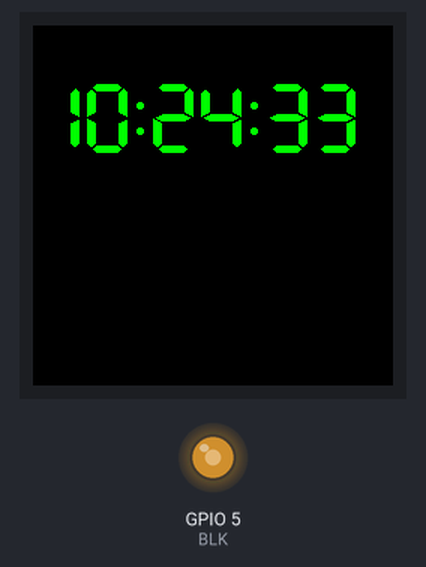
A program run on a simulated ESP8266 (NodeMCU). Shown: 240×240 colour display, output pins drawn as LEDs (lit = HIGH). WiFi joins after 1.5 s; servers stay silent unless stated; network time is answered at once with the bench clock; the local clock reads 2024-03-15 10:24:30 at power-on unless the program sets it; what the program prints to the serial monitor is not drawn.

Above: at 3.1 s.
At 7.1 s:
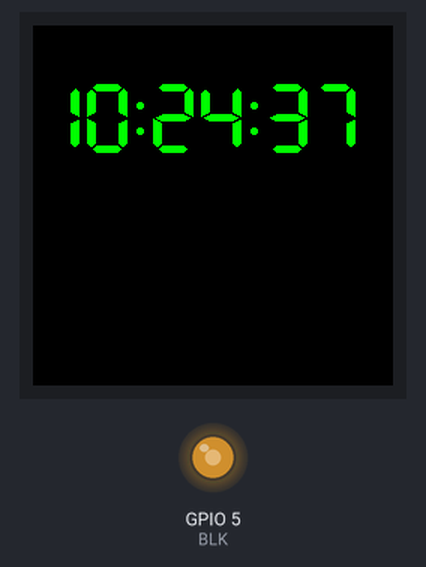
At 11.1 s:
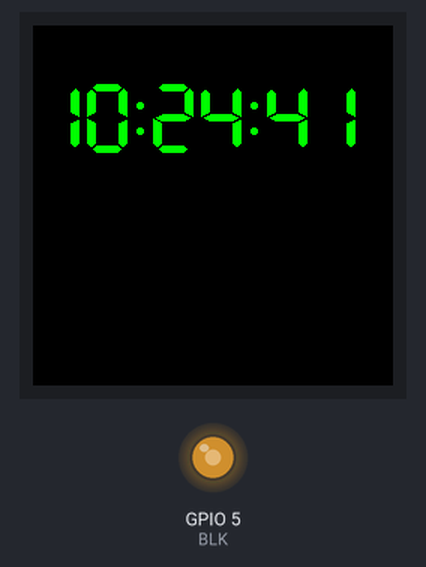
At 19.1 s:
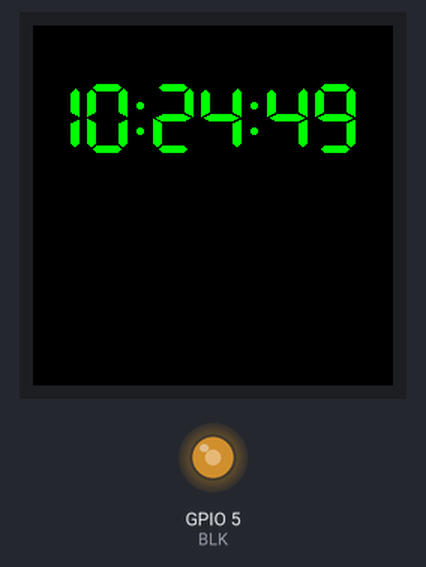
At 28.1 s:
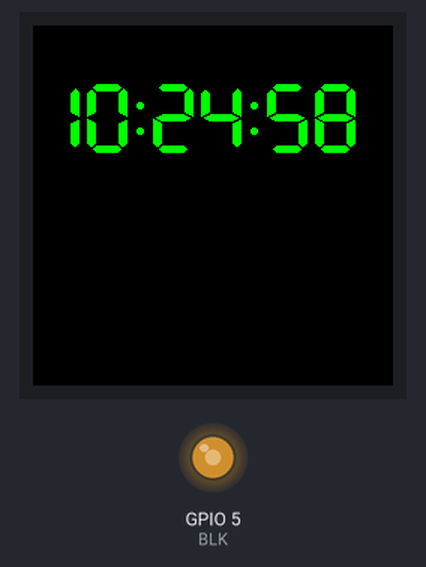
At 37.1 s:
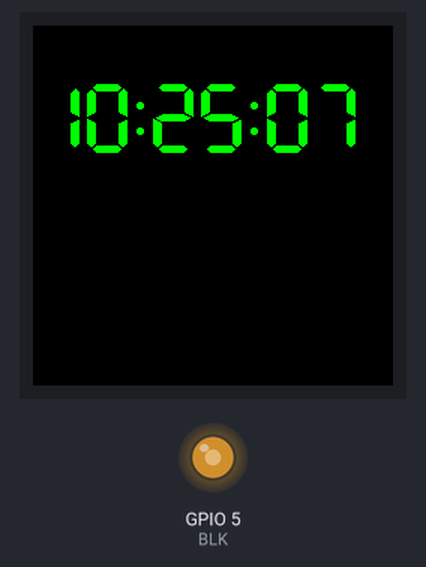

The program:

main.cpp
```cpp
#include <Arduino.h>

#include "M_Config.h"
#include "NTP/NTP.h"
#include "HeFeng/HeFengAPI.h"
#include "XinZhi/XinZhiAPI.h"
#include "LCD/Lcd.h"

#ifdef ESP8266
#include <ESP8266WiFi.h>
#elif ESP32
#include <WiFi.h>
#endif

/*全局变量声明区*/

/*实例化对象区*/

/*函数声明区*/

/*自定义函数区*/
void Connect_Wifi()
{
  WiFi.hostname(DeviceName);
  WiFi.mode(WIFI_STA);
  WiFi.begin(ssid, password);
  int flag = 0;
  while (WiFi.status() != WL_CONNECTED)
  {
    Loading();
    delay(1000);
    flag++;
    Serial.print(flag);
    if (flag > 10)
    {
      Serial.println("WiFi Connection Failed");
      ESP.restart(); //  重启
    }
  }

  Serial.println(F(""));
  Serial.println(F("WiFi Connected!"));
  Serial.print("IP:");
  Serial.println(WiFi.localIP());
}

void setup()
{
  Serial.begin(115200);
  TFT_Init();
  Connect_Wifi();
  NTP_Init();
}

void loop()
{
  // NTP_Time();
  Update_Current_Time();
  // XinZhi_test();
  // delay(3000);
}
```

HeFengAPI.cpp
```cpp
/*
 * 功能：通过和风天气API获取天气信息
 * 问题1：返回的JSON数据是Gzip压缩过的，暂未找到合适的解压方法
 */
#include <Arduino.h>
#include <ESP8266HTTPClient.h>
#include <WiFiClientSecureBearSSL.h>

String location = "101200101";                   // 城市ID，武汉市
String key = "9a15fc50a5414cb4b1615d49d390030a"; // 个人私钥

// 请求实时天气信息
void HeFeng_test()
{
    std::unique_ptr<BearSSL::WiFiClientSecure> client(new BearSSL::WiFiClientSecure);
    client->setInsecure(); // 不进行服务器身份认证
    HTTPClient https;

    String URL = "https://devapi.qweather.com/v7/weather/now?location=" + location + "&key=" + key + "&gzip=n";
    Serial.print("请求实时天气URL：");
    Serial.println(URL);

    if (https.begin(*client, URL))
    {
        // start connection and send HTTP header
        int httpCode = https.GET();
        // httpCode will be negative on error
        if (httpCode > 0)
        {
            // HTTP header has been send and Server response header has been handled
            Serial.printf("[HTTPS] GET... code: %d\n", httpCode);
            if (httpCode == HTTP_CODE_OK || httpCode == HTTP_CODE_MOVED_PERMANENTLY)
            {
                String payload = https.getString();
                Serial.println(payload);
                // 开始JSON数据解析
            }
        }
        else
        {
            Serial.printf("[HTTPS] GET... failed, error: %s\n", https.errorToString(httpCode).c_str());
        }
        https.end();
    }
    else
    {
        Serial.printf("[HTTPS] Unable to connect\n");
    }
}
```

HeFengAPI.h
```cpp
#pragma once
void HeFeng_test();
```

NTP.cpp
```cpp
/*
 * NTP授时
 */
#include "NTP/NTP.h"
#include <WiFiUdp.h>
#include <NTPClient.h>

const long utcOffsetInSeconds = 28800; // 时区偏移量（以秒为单位），3600*8，偏移8个小时
WiFiUDP ntpUDP;
NTPClient timeClient(ntpUDP, "pool.ntp.org", utcOffsetInSeconds);

// 启动NTP服务器
void NTP_Init()
{
    timeClient.begin();
}

// 获取当前时间
void GetCurrentTime(TIME &time)
{
    static unsigned long previousMillis;
    unsigned long CurrentMillis = millis();
    if (CurrentMillis - previousMillis >= 500) // 0.5s更新一次时间
    {
        previousMillis = millis();
        timeClient.update(); // 更新NTP时间
    }
    uint64_t epochTime = timeClient.getEpochTime(); // 获取当前NTP时间
    struct tm *currentTime = gmtime((time_t *)&epochTime);

    time.year = currentTime->tm_year + 1900; // 存储的是自 1900 年以来经过的年数，因此需要加上 1900 才能得到当前年份
    time.month = currentTime->tm_mon + 1;    // 由于 tm_mon 变量存储的是从 0 开始计数的月份数，因此需要加上 1 才能得到当前月份。
    time.day = currentTime->tm_mday;         // 日
    time.hour = currentTime->tm_hour;        // 时
    time.minute = currentTime->tm_min;       // 分
    time.second = currentTime->tm_sec;       // 秒
}
```

NTP.h
```cpp
#pragma once
#include <Arduino.h>

typedef struct
{
    uint16_t year;
    uint8_t month;
    uint8_t day;
    uint8_t hour;
    uint8_t minute;
    uint8_t second;
} TIME;

void NTP_Init();
void GetCurrentTime(TIME &time); // 通过NTP服务器获取当前时间
```

XinZhiAPI.cpp
```cpp
/*
 * 功能：心知天气API请求
 */
#include <ESP8266WiFi.h>
#include "XinZhi/XinZhiAPI.h"

const char *host = "api.seniverse.com"; // 将要连接的服务器地址
const int httpPort = 80;                // 将要连接的服务器端口

// 心知天气HTTP请求所需信息
String reqUserKey = "SkybHM6Aah0aqwb4_"; // 私钥
String reqLocation = "Wuhan";            // 城市
String reqUnit = "c";                    // 摄氏/华氏

// 建立心知天气API当前天气请求资源地址
String URL()
{
    String reqRes = "/v3/weather/now.json?key=" + reqUserKey +
                    +"&location=" + reqLocation +
                    "&language=en&unit=" + reqUnit;
    return reqRes;
}

// 向心知天气服务器服务器请求信息
void WeatherNow()
{
    WiFiClient client;
    // 建立http请求信息
    String httpRequest = String("GET ") + URL() + " HTTP/1.1\r\n" +
                         "Host: " + host + "\r\n" +
                         "Connection: close\r\n\r\n";
    Serial.println("");
    Serial.print("Connecting to ");
    Serial.print(host);

    // 尝试连接服务器
    if (client.connect(host, 80))
    {
        Serial.println(" Success!");

        // 向服务器发送http请求信息
        client.print(httpRequest);
        Serial.println("Sending request: ");
        Serial.println(httpRequest);

        // 获取并显示服务器响应状态行
        String status_response = client.readStringUntil('\n');
        Serial.print("status_response: ");
        Serial.println(status_response);

        // 使用find跳过HTTP响应头
        if (client.find("\r\n\r\n"))
        {
            Serial.println("Found Header End. Start Parsing.");
        }

        // 利用ArduinoJson库解析心知天气响应信息
        String serverJson = client.readString();
        Serial.println(serverJson);
        // parseInfo(client);
    }
    else
    {
        Serial.println(" connection failed!");
    }
    // 断开客户端与服务器连接工作
    client.stop();
}
```

XinZhiAPI.h
```cpp
#pragma once

void httpRequest();
```

M_Config.h
```cpp
#pragma once

#define BLK 5 // 亮度控制引脚

const char *DeviceName = "M-Clock";
const char *ssid = "613专属";
const char *password = "613613613";
```

Lcd.cpp
```cpp
#include <TFT_eSPI.h>
#include "NTP/NTP.h"
#include "KaiTI_30.h" // 自定义字体

#define BLK 5         // 屏幕亮度控制引脚
#define TFT_Light 150 // 调节屏幕亮度，0最亮，255最暗
TIME Current_Time;    // 结构体，存储当前NTP时间

TFT_eSPI tft = TFT_eSPI(); // 创建TFT对象
TFT_eSprite clk = TFT_eSprite(&tft);

String num2str(uint16_t num);
uint8_t Zeller_Week();
void Update_Current_Time();

void TFT_Init()
{
    tft.init();                // 初始化
    tft.fillScreen(TFT_BLACK); // 设置屏幕背景颜色
    analogWrite(BLK, TFT_Light);
}

// 数字转化为字符串，将时间以两位数显示
String num2str(uint16_t num)
{
    String s = "";
    if (num < 10)
    {
        s = s + "0";
    }
    s = s + num;
    return s;
}

// 将时分秒组成字符串
String Time_str()
{
    String s = num2str(Current_Time.hour) + ":" + num2str(Current_Time.minute) + ":" + num2str(Current_Time.second);
    return s;
}

String Week_str()
{
    uint8_t w = Zeller_Week();
    String week[7] = {"日", "一", "二", "三", "四", "五", "六"};
    String s = "周" + week[w];
    return s;
}

// 蔡勒(Zeller)公式：快速将任意日期转换为星期数
uint8_t Zeller_Week()
{
    uint16_t year = Current_Time.year;
    uint8_t month = Current_Time.month;
    uint8_t day = Current_Time.day;
    if (month < 3)
    {
        year--;
        month += 12;
    }
    int c = int(year / 100), y = year - 100 * c;
    int w = int(c / 4) - 2 * c + y + int(y / 4) + (26 * (month + 1) / 10) + day - 1;
    w = (w % 7 + 7) % 7; // 0：Sunday，1:Monday
    return w;
}

void Display_NTP_Time()
{
    clk.setColorDepth(8);

    // 显示当前时间
    clk.createSprite(220, 48);   // 创建一个画布，画布大小x*y
    clk.fillSprite(TFT_BLACK);   // 画布颜色
    clk.setTextColor(TFT_GREEN); // 字体颜色
    clk.setTextFont(7);          // 字体类型Font 7，字体大小：48*48
    clk.setTextDatum(TL_DATUM);  // 设置文本显示基准：左上对齐(默认对齐方式)
    clk.drawString(Time_str(), 0, 0);
    clk.pushSprite(2, 38); // 把画布推送到屏幕的(x,y)位置进行显示
    clk.unloadFont();      // 卸载字体
    clk.deleteSprite();    // 删除画布

    // 显示日期
    clk.createSprite(120, 32);   // 创建一个画布，画布大小x*y
    clk.fillSprite(TFT_BLACK);   // 画布颜色
    clk.setTextColor(TFT_WHITE); // 字体颜色
    clk.loadFont(KaiTI_30);      // 加载字体
    clk.setTextDatum(TL_DATUM);  // 设置文本显示基准：左上对齐(默认对齐方式)
    clk.print(Current_Time.month);
    clk.print("月");
    clk.print(Current_Time.day);
    clk.print("日");
    clk.pushSprite(2, 7); // 把画布推送到屏幕的(x,y)位置进行显示
    clk.deleteSprite();   // 删除画布

    // 显示星期
    clk.createSprite(68, 32);    // 创建一个画布，画布大小x*y
    clk.fillSprite(TFT_BLACK);   // 画布颜色
    clk.setTextColor(TFT_WHITE); // 字体颜色
    // clk.loadFont(KaiTI_30);
    clk.setTextDatum(TL_DATUM); // 设置文本显示基准：左上对齐(默认对齐方式)
    clk.print(Week_str());
    clk.pushSprite(173, 7); // 把画布推送到屏幕的(x,y)位置进行显示
    clk.unloadFont();       // 卸载字体
    clk.deleteSprite();     // 删除画布
}

void Update_Current_Time()
{
    GetCurrentTime(Current_Time);
    Display_NTP_Time();
}

void Loading()
{
    clk.setColorDepth(8);
    clk.createSprite(220, 48);   // 创建一个画布，画布大小x*y
    clk.fillSprite(TFT_BLACK);   // 画布颜色
    clk.setTextColor(TFT_WHITE); // 字体颜色
    clk.setTextFont(4);
    clk.setTextDatum(TL_DATUM);  // 设置文本显示基准：左上对齐(默认对齐方式)
    clk.drawString("WiFi Connecting....", 0, 0);
    clk.pushSprite(2, 38); // 把画布推送到屏幕的(x,y)位置进行显示
    clk.unloadFont();       // 卸载字体
    clk.deleteSprite();     // 删除画布
}
```

Lcd.h
```cpp
#pragma once

void TFT_Init();
void Update_Current_Time();
void Loading();
```

Source omitted: KaiTI_30.h (data table, 176801 bytes)

Measured:
- what the display in image 0 shows lasts 1.0 s, from 3.1 s to 4.1 s
